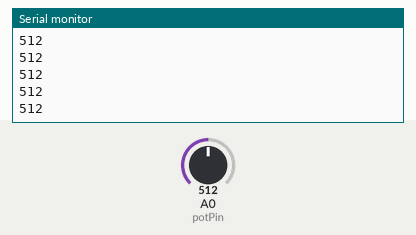
This sketch was run on a simulated Arduino Uno, built with avr-gcc and run on an emulated ATmega328P. On the bench: the last lines printed to the serial monitor. The inputs (shaded band) are chosen by the test bench; at power-on: A0 (potPin) = 512.

Above: at 1.2 s.
1.3 s: A0 (potPin) set to 716
At 1.31 s:
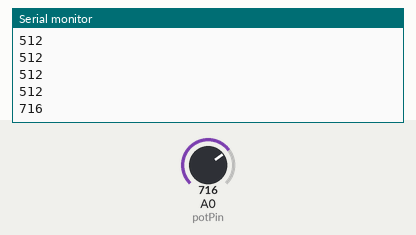
2.8 s: A0 (potPin) set to 900
At 2.81 s:
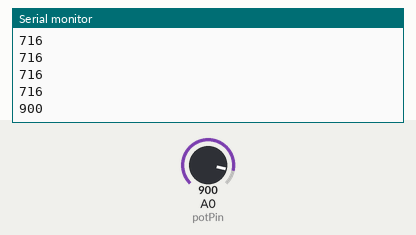
Timing chart, 0 to 5.8 s (numbered marks = the images above; inputs shaded):
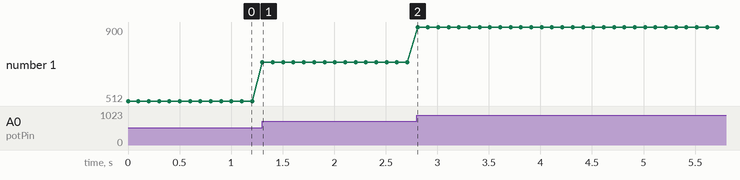

The sketch:

potentiometer.ino
```cpp
const int potPin = A0;
int potValue = 0;

void setup() {
  Serial.begin(9600);
}

void loop() {
  potValue = analogRead(potPin);
  Serial.println(potValue);
  delay(100);
}
```

Measured:
- after the input at 1.3 s, the serial monitor: prints a new line at once (image 1)
- after the input at 2.8 s, the serial monitor: prints a new line at once (image 2)
- plotted number 1: 512 → 716 after the input at 1.3 s, 716 → 900 after the input at 2.8 s
